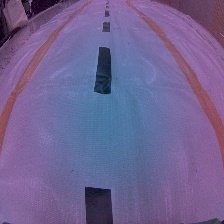
#> input picture snapshots/1.jpg, 224 x 224 px; its folder holds only this picture in this run
$ python Detection.py
#> lines starting #> are read from the running program, lines starting #| are printed output that depends on the picture; after the words box and inside, x2 and y2 are one past the last pixel; in counts of white or black regions, pixels touching at a corner belong together
#> further down, image is the input picture: shape (224, 224, 3); mean B, G, R 145.5, 98.8, 112.2
import cv2 as cv
import numpy as np
import os
def make_canny(image):
    gray = cv.cvtColor(image, cv.COLOR_BGR2GRAY)
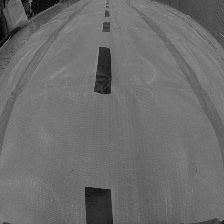
#> gray: shape (224, 224); min 4, max 151, mean 108.2
    blur = cv.GaussianBlur(gray,(3,3),0)
    canny = cv.Canny(blur,50,150) ##
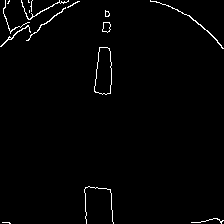
#> canny: shape (224, 224); 1.5% white in thin lines or dots
    return canny

dir = "./snapshots"
roads = os.listdir(dir)
for road in roads:

    image = cv.imread(dir + '/' + road)
    canny = make_canny(image)
    # cv.imshow("canny", canny)
    # cv.waitKey(0)

    contours, hierarchy = cv.findContours(canny, cv.RETR_LIST, cv.CHAIN_APPROX_SIMPLE)
#> contours = 20 contours, 12 with area under 20; largest, box (x1, y1, x2, y2) and area: (94, 47, 112, 95) 640, (94, 47, 112, 95) 636, (102, 22, 111, 33) 62, (102, 22, 111, 33) 60, (150, 0, 224, 49) 36, (0, 25, 31, 47) 28, (26, 7, 66, 41) 24, (21, 0, 69, 20) 24
    for contour in contours:

        area = cv.contourArea(contour)
        epsilon = 0.025*cv.arcLength(contour, True)
        approx = cv.approxPolyDP(contour, epsilon, True)
        if len(approx) == 4 and area > 50:
            cv.drawContours(image, [approx], 0, (0,0,255), -1)
            cv.imshow("image", image)
            cv.waitKey(0)
#> this loop made 20 passes
#> (area, epsilon) on passes 4, 5, 7, 8, 9, 18: (636.5, 2.99), (639.5, 3.05), (28, 2.28), (59.5, 0.789), (61.5, 0.847), (23.5, 3.85)
#> (area, epsilon, approx) on passes 13, 15: (24, 2.81, [[65, 7], [26, 40]]), (36.5, 4.72, [[150, 0], [188, 15], [223, 48], [189, 15]])

            #https://github.com/NVIDIA-AI-IOT/jetbot/tree/master/notebooks

$ run again, on snapshots/3.jpg
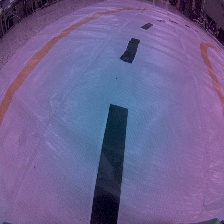
#> input picture snapshots/3.jpg, 224 x 224 px
#> image is the input picture: shape (224, 224, 3); mean B, G, R 144.8, 97.3, 109.5
#> in make_canny, `gray = cv.cvtColor(image, cv.COLOR_BGR2GRAY)`:
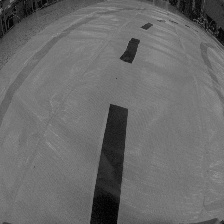
#> gray: shape (224, 224); min 1, max 151, mean 106.4
#> in make_canny, `canny = cv.Canny(blur,50,150)`:
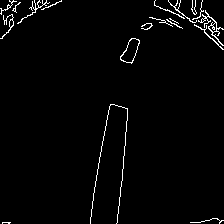
#> canny: shape (224, 224); 2.2% white in thin lines or dots
#> contours = 26 contours, 19 with area under 20; largest, box (x1, y1, x2, y2) and area: (120, 38, 140, 64) 266, (120, 38, 140, 63) 250, (198, 10, 224, 46) 94, (208, 22, 217, 33) 41, (0, 14, 14, 39) 36, (9, 19, 14, 28) 23, (194, 24, 224, 50) 22
#> the loop `for contour in contours: ` made 26 passes
#> (area, epsilon) on passes 4, 5, 7, 8, 10, 15, 16: (250.5, 1.75), (266.5, 1.83), (21.5, 2.31), (41, 0.986), (23, 0.483), (36, 2.84), (93.5, 5.32)

$ run again, on snapshots/4.jpg
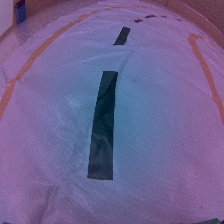
#> input picture snapshots/4.jpg, 224 x 224 px
#> image is the input picture: shape (224, 224, 3); mean B, G, R 145.2, 98.9, 112
#> in make_canny, `canny = cv.Canny(blur,50,150)`:
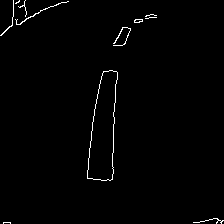
#> canny: shape (224, 224); 1.1% white in thin lines or dots
#> contours = 13 contours, 10 with area under 20; largest, box (x1, y1, x2, y2) and area: (87, 70, 118, 181) 2244, (87, 70, 118, 181) 2242, (134, 19, 143, 23) 21
#> the loop `for contour in contours: ` made 13 passes
#> (area, epsilon) on passes 3, 7: (2242, 6.64), (21, 0.521)
#> after the loop `for contour in contours:`:
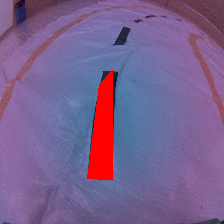
#> image: shape (224, 224, 3); 4.01% of pixels changed, all inside (x1, y1, x2, y2) = (87, 70, 113, 180)

$ run again, on snapshots/5.jpg
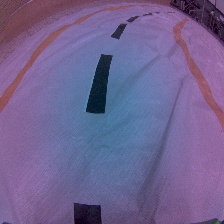
#> input picture snapshots/5.jpg, 224 x 224 px
#> image is the input picture: shape (224, 224, 3); mean B, G, R 144.4, 99, 112.8
#> in make_canny, `canny = cv.Canny(blur,50,150)`:
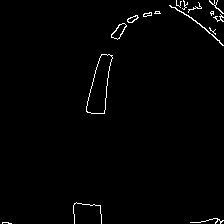
#> canny: shape (224, 224); 1.3% white in thin lines or dots
#> contours = 22 contours, 14 with area under 20; largest, box (x1, y1, x2, y2) and area: (86, 54, 113, 114) 882, (86, 54, 113, 114) 878, (111, 23, 127, 40) 120, (111, 23, 127, 40) 105, (127, 15, 139, 23) 44, (169, 5, 224, 46) 38, (127, 15, 138, 23) 32, (143, 12, 152, 17) 22
#> the loop `for contour in contours: ` made 22 passes
#> (area, epsilon) on passes 4, 7, 8, 9, 10, 15: (878.5, 3.82), (105, 1.2), (120.5, 1.24), (32.5, 0.66), (43.5, 0.739), (21.5, 0.556)
#> after the loop `for contour in contours:`:
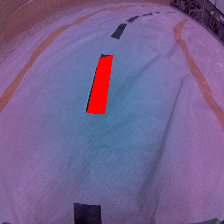
#> image: shape (224, 224, 3); 1.8% of pixels changed, all inside (x1, y1, x2, y2) = (87, 55, 113, 114)

$ run again, on snapshots/10.jpg
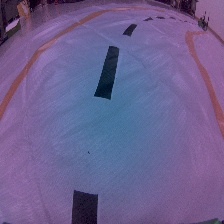
#> input picture snapshots/10.jpg, 224 x 224 px
#> image is the input picture: shape (224, 224, 3); mean B, G, R 142.6, 96, 108.5
#> in make_canny, `gray = cv.cvtColor(image, cv.COLOR_BGR2GRAY)`:
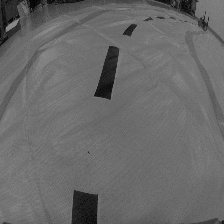
#> gray: shape (224, 224); min 4, max 143, mean 105.1
#> in make_canny, `canny = cv.Canny(blur,50,150)`:
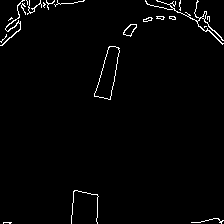
#> canny: shape (224, 224); 1.8% white in thin lines or dots
#> contours = 27 contours, 20 with area under 20; largest, box (x1, y1, x2, y2) and area: (94, 46, 120, 100) 706, (94, 46, 120, 100) 702, (123, 24, 137, 37) 90, (123, 24, 137, 36) 76, (145, 0, 224, 45) 74, (0, 0, 25, 46) 40, (143, 17, 153, 22) 22
#> the loop `for contour in contours: ` made 27 passes
#> (area, epsilon) on passes 4, 5, 8, 9, 13, 22, 27: (701.5, 3.42), (705.5, 3.5), (76.5, 0.951), (90.5, 1.03), (22.5, 0.577), (74, 10.73), (40, 4.87)
